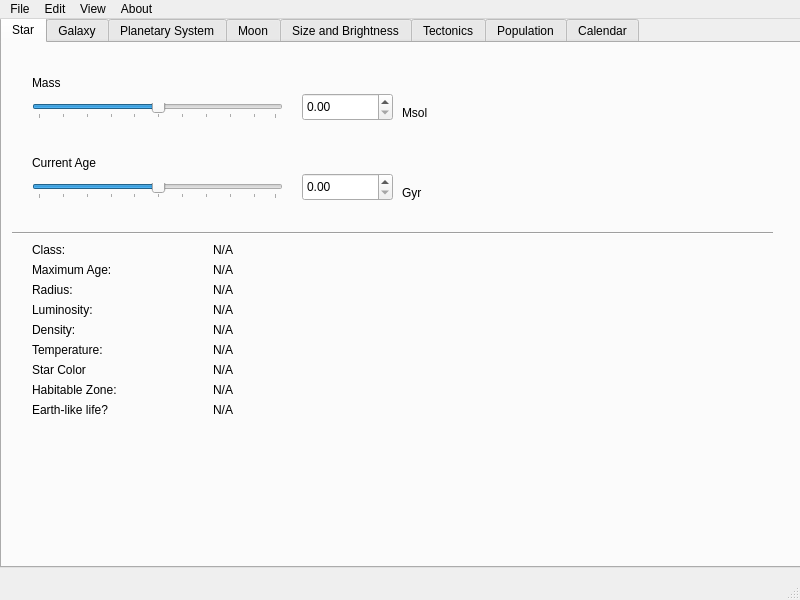
<?xml version="1.0" encoding="UTF-8"?>
<ui version="4.0">
 <class>MainWindow</class>
 <widget class="QMainWindow" name="MainWindow">
  <property name="geometry">
   <rect>
    <x>0</x>
    <y>0</y>
    <width>800</width>
    <height>600</height>
   </rect>
  </property>
  <property name="windowTitle">
   <string>MainWindow</string>
  </property>
  <widget class="QWidget" name="centralwidget">
   <widget class="QTabWidget" name="tabWidget">
    <property name="geometry">
     <rect>
      <x>0</x>
      <y>-2</y>
      <width>801</width>
      <height>551</height>
     </rect>
    </property>
    <property name="tabPosition">
     <enum>QTabWidget::TabPosition::North</enum>
    </property>
    <property name="currentIndex">
     <number>0</number>
    </property>
    <widget class="QWidget" name="tab">
     <attribute name="title">
      <string>Star</string>
     </attribute>
     <widget class="QLabel" name="label">
      <property name="geometry">
       <rect>
        <x>30</x>
        <y>30</y>
        <width>101</width>
        <height>20</height>
       </rect>
      </property>
      <property name="text">
       <string>Mass</string>
      </property>
     </widget>
     <widget class="QLabel" name="label_2">
      <property name="geometry">
       <rect>
        <x>30</x>
        <y>110</y>
        <width>101</width>
        <height>20</height>
       </rect>
      </property>
      <property name="text">
       <string>Current Age</string>
      </property>
     </widget>
     <widget class="QLabel" name="label_3">
      <property name="geometry">
       <rect>
        <x>400</x>
        <y>60</y>
        <width>63</width>
        <height>20</height>
       </rect>
      </property>
      <property name="text">
       <string>Msol</string>
      </property>
     </widget>
     <widget class="QLabel" name="label_4">
      <property name="geometry">
       <rect>
        <x>400</x>
        <y>140</y>
        <width>63</width>
        <height>20</height>
       </rect>
      </property>
      <property name="text">
       <string>Gyr</string>
      </property>
     </widget>
     <widget class="QSlider" name="starMassSlider">
      <property name="geometry">
       <rect>
        <x>30</x>
        <y>60</y>
        <width>251</width>
        <height>16</height>
       </rect>
      </property>
      <property name="maximum">
       <number>99</number>
      </property>
      <property name="singleStep">
       <number>1</number>
      </property>
      <property name="value">
       <number>50</number>
      </property>
      <property name="sliderPosition">
       <number>50</number>
      </property>
      <property name="orientation">
       <enum>Qt::Orientation::Horizontal</enum>
      </property>
      <property name="tickPosition">
       <enum>QSlider::TickPosition::TicksBelow</enum>
      </property>
     </widget>
     <widget class="QSlider" name="starAgeSlider">
      <property name="geometry">
       <rect>
        <x>30</x>
        <y>140</y>
        <width>251</width>
        <height>16</height>
       </rect>
      </property>
      <property name="maximum">
       <number>99</number>
      </property>
      <property name="singleStep">
       <number>1</number>
      </property>
      <property name="value">
       <number>50</number>
      </property>
      <property name="orientation">
       <enum>Qt::Orientation::Horizontal</enum>
      </property>
      <property name="tickPosition">
       <enum>QSlider::TickPosition::TicksBelow</enum>
      </property>
     </widget>
     <widget class="Line" name="line">
      <property name="geometry">
       <rect>
        <x>10</x>
        <y>180</y>
        <width>761</width>
        <height>20</height>
       </rect>
      </property>
      <property name="orientation">
       <enum>Qt::Orientation::Horizontal</enum>
      </property>
     </widget>
     <widget class="QWidget" name="formLayoutWidget">
      <property name="geometry">
       <rect>
        <x>30</x>
        <y>200</y>
        <width>201</width>
        <height>311</height>
       </rect>
      </property>
      <layout class="QFormLayout" name="formLayout">
       <property name="labelAlignment">
        <set>Qt::AlignmentFlag::AlignLeading|Qt::AlignmentFlag::AlignLeft|Qt::AlignmentFlag::AlignVCenter</set>
       </property>
       <property name="formAlignment">
        <set>Qt::AlignmentFlag::AlignRight|Qt::AlignmentFlag::AlignTop|Qt::AlignmentFlag::AlignTrailing</set>
       </property>
       <property name="leftMargin">
        <number>0</number>
       </property>
       <item row="0" column="0">
        <widget class="QLabel" name="label_5">
         <property name="text">
          <string>Class:</string>
         </property>
        </widget>
       </item>
       <item row="1" column="0">
        <widget class="QLabel" name="label_7">
         <property name="text">
          <string>Maximum Age:</string>
         </property>
        </widget>
       </item>
       <item row="2" column="0">
        <widget class="QLabel" name="label_8">
         <property name="text">
          <string>Radius:</string>
         </property>
        </widget>
       </item>
       <item row="3" column="0">
        <widget class="QLabel" name="label_9">
         <property name="text">
          <string>Luminosity:</string>
         </property>
        </widget>
       </item>
       <item row="4" column="0">
        <widget class="QLabel" name="label_19">
         <property name="text">
          <string>Density:</string>
         </property>
        </widget>
       </item>
       <item row="5" column="0">
        <widget class="QLabel" name="label_20">
         <property name="text">
          <string>Temperature:</string>
         </property>
        </widget>
       </item>
       <item row="6" column="0">
        <widget class="QLabel" name="label_32">
         <property name="text">
          <string>Star Color</string>
         </property>
        </widget>
       </item>
       <item row="7" column="0">
        <widget class="QLabel" name="label_33">
         <property name="text">
          <string>Habitable Zone:</string>
         </property>
        </widget>
       </item>
       <item row="8" column="0">
        <widget class="QLabel" name="label_34">
         <property name="text">
          <string>Earth-like life?</string>
         </property>
        </widget>
       </item>
       <item row="9" column="0" colspan="2">
        <spacer name="verticalSpacer">
         <property name="orientation">
          <enum>Qt::Orientation::Vertical</enum>
         </property>
         <property name="sizeHint" stdset="0">
          <size>
           <width>20</width>
           <height>40</height>
          </size>
         </property>
        </spacer>
       </item>
       <item row="0" column="1">
        <widget class="QLabel" name="starClassLabel">
         <property name="text">
          <string>N/A</string>
         </property>
         <property name="alignment">
          <set>Qt::AlignmentFlag::AlignRight|Qt::AlignmentFlag::AlignTrailing|Qt::AlignmentFlag::AlignVCenter</set>
         </property>
        </widget>
       </item>
       <item row="1" column="1">
        <widget class="QLabel" name="starMaxAgeLabel">
         <property name="text">
          <string>N/A</string>
         </property>
         <property name="alignment">
          <set>Qt::AlignmentFlag::AlignRight|Qt::AlignmentFlag::AlignTrailing|Qt::AlignmentFlag::AlignVCenter</set>
         </property>
        </widget>
       </item>
       <item row="2" column="1">
        <widget class="QLabel" name="starRadiusLabel">
         <property name="text">
          <string>N/A</string>
         </property>
         <property name="alignment">
          <set>Qt::AlignmentFlag::AlignRight|Qt::AlignmentFlag::AlignTrailing|Qt::AlignmentFlag::AlignVCenter</set>
         </property>
        </widget>
       </item>
       <item row="3" column="1">
        <widget class="QLabel" name="starLuminLabel">
         <property name="text">
          <string>N/A</string>
         </property>
         <property name="alignment">
          <set>Qt::AlignmentFlag::AlignRight|Qt::AlignmentFlag::AlignTrailing|Qt::AlignmentFlag::AlignVCenter</set>
         </property>
        </widget>
       </item>
       <item row="4" column="1">
        <widget class="QLabel" name="starDensityLabel">
         <property name="text">
          <string>N/A</string>
         </property>
         <property name="alignment">
          <set>Qt::AlignmentFlag::AlignRight|Qt::AlignmentFlag::AlignTrailing|Qt::AlignmentFlag::AlignVCenter</set>
         </property>
        </widget>
       </item>
       <item row="5" column="1">
        <widget class="QLabel" name="starTempLabel">
         <property name="text">
          <string>N/A</string>
         </property>
         <property name="alignment">
          <set>Qt::AlignmentFlag::AlignRight|Qt::AlignmentFlag::AlignTrailing|Qt::AlignmentFlag::AlignVCenter</set>
         </property>
        </widget>
       </item>
       <item row="6" column="1">
        <widget class="QLabel" name="starColorLabel">
         <property name="autoFillBackground">
          <bool>false</bool>
         </property>
         <property name="text">
          <string>N/A</string>
         </property>
         <property name="alignment">
          <set>Qt::AlignmentFlag::AlignRight|Qt::AlignmentFlag::AlignTrailing|Qt::AlignmentFlag::AlignVCenter</set>
         </property>
        </widget>
       </item>
       <item row="7" column="1">
        <widget class="QLabel" name="starHabZoneLabel">
         <property name="text">
          <string>N/A</string>
         </property>
         <property name="alignment">
          <set>Qt::AlignmentFlag::AlignRight|Qt::AlignmentFlag::AlignTrailing|Qt::AlignmentFlag::AlignVCenter</set>
         </property>
        </widget>
       </item>
       <item row="8" column="1">
        <widget class="QLabel" name="starHabPlanetLabel">
         <property name="text">
          <string>N/A</string>
         </property>
         <property name="alignment">
          <set>Qt::AlignmentFlag::AlignRight|Qt::AlignmentFlag::AlignTrailing|Qt::AlignmentFlag::AlignVCenter</set>
         </property>
        </widget>
       </item>
      </layout>
     </widget>
     <widget class="QDoubleSpinBox" name="starMassSpinBox">
      <property name="geometry">
       <rect>
        <x>300</x>
        <y>50</y>
        <width>91</width>
        <height>28</height>
       </rect>
      </property>
     </widget>
     <widget class="QDoubleSpinBox" name="starAgeSpinBox">
      <property name="geometry">
       <rect>
        <x>300</x>
        <y>130</y>
        <width>91</width>
        <height>28</height>
       </rect>
      </property>
     </widget>
    </widget>
    <widget class="QWidget" name="tab_2">
     <attribute name="title">
      <string>Galaxy</string>
     </attribute>
    </widget>
    <widget class="QWidget" name="tab_3">
     <attribute name="title">
      <string>Planetary System</string>
     </attribute>
    </widget>
    <widget class="QWidget" name="tab_4">
     <attribute name="title">
      <string>Moon</string>
     </attribute>
    </widget>
    <widget class="QWidget" name="tab_5">
     <attribute name="title">
      <string>Size and Brightness</string>
     </attribute>
    </widget>
    <widget class="QWidget" name="tab_6">
     <attribute name="title">
      <string>Tectonics</string>
     </attribute>
    </widget>
    <widget class="QWidget" name="tab_7">
     <attribute name="title">
      <string>Population</string>
     </attribute>
    </widget>
    <widget class="QWidget" name="tab_8">
     <attribute name="title">
      <string>Calendar</string>
     </attribute>
    </widget>
   </widget>
  </widget>
  <widget class="QMenuBar" name="menubar">
   <property name="geometry">
    <rect>
     <x>0</x>
     <y>0</y>
     <width>800</width>
     <height>33</height>
    </rect>
   </property>
   <widget class="QMenu" name="menuWorldWeaver">
    <property name="title">
     <string>File</string>
    </property>
   </widget>
   <widget class="QMenu" name="menuEdit">
    <property name="title">
     <string>Edit</string>
    </property>
   </widget>
   <widget class="QMenu" name="menuView">
    <property name="title">
     <string>View</string>
    </property>
   </widget>
   <widget class="QMenu" name="menuAbout">
    <property name="title">
     <string>About</string>
    </property>
   </widget>
   <addaction name="menuWorldWeaver"/>
   <addaction name="menuEdit"/>
   <addaction name="menuView"/>
   <addaction name="menuAbout"/>
  </widget>
  <widget class="QStatusBar" name="statusbar"/>
 </widget>
 <resources/>
 <connections/>
</ui>
